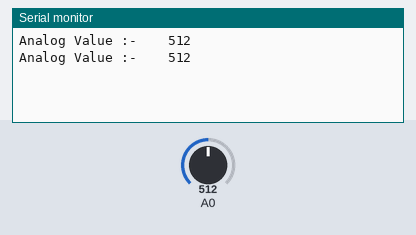
Bench run of a sketch on a simulated Arduino Uno, built with avr-gcc and run on an emulated ATmega328P. On the bench: the last lines printed to the serial monitor. Inputs (shaded band) come from the test bench; at power-on: A0 = 512.

Above: at 2.8 s.
2.9 s: A0 set to 716
At 5.1 s:
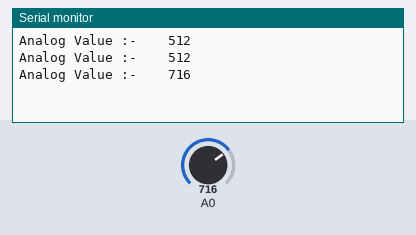
5.6 s: A0 set to 900
At 6.6 s:
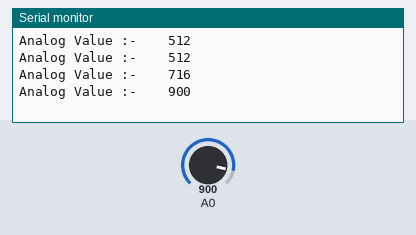
Timing chart, 0 to 8.6 s (numbered marks = the images above; inputs shaded):
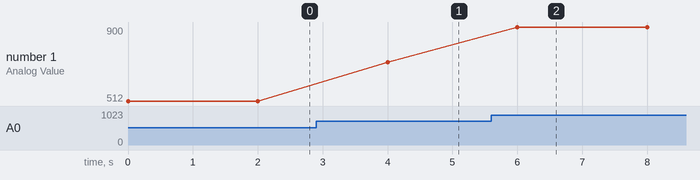

Measured:
- after the input at 2.9 s, the serial monitor: prints a new line after 1.1 s (image 1)
- after the input at 5.6 s, the serial monitor: prints a new line after 0.40 s (image 2)
- plotted number 1: 512 → 716 after the input at 2.9 s, 716 → 900 after the input at 5.6 s

The sketch:

Soil_Moisture_Sensor_-_HW080.ino
```cpp
// Soil Moisture Sensor
void setup() {

  // put your setup code here, to run once:
  pinMode(A0,INPUT);
  Serial.begin(9600);

}

void loop() {

  // put your main code here, to run repeatedly:
    int val = analogRead(A0);

    Serial.print("Analog Value :-    ");
    Serial.println(val);
    delay(2000);

}
```
